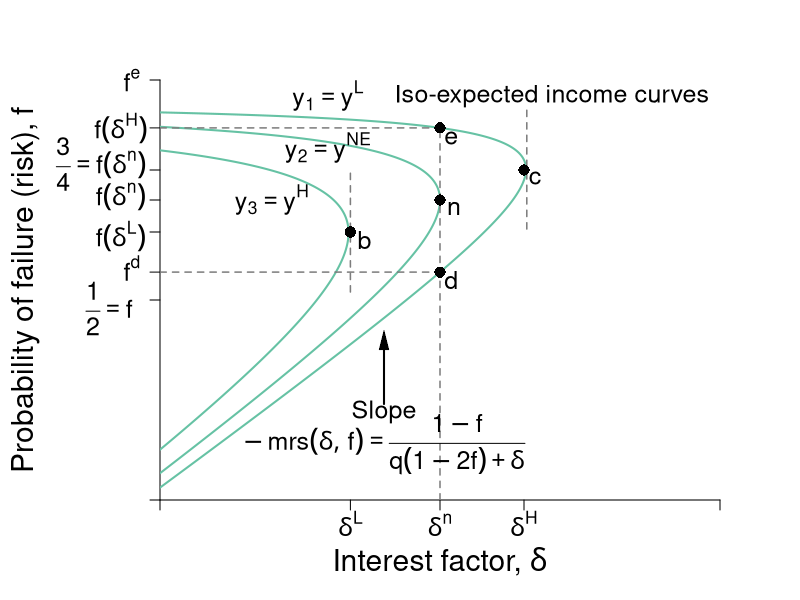

The R script that drew this image:
#Graph Designer: Simon Halliday
#Authors: Bowles, Foley and Halliday
#Title: Coordination, Conflict and Competition: A Text in Microeconomics

library(shape)
pdf(file = "credit/non_contractual_brf_part_a.pdf", width = 8, height = 6)

#Set parameters for graphics
axislabelsize <- 1.8
labelsize <- 1.5
namesize <- 1.8
annotatesize <- 1.5
graphlinewidth <- 2
segmentlinewidth <- 1.5

COL <- c("#7fc97f", "#beaed4", "#fdc086", "#ffff99", "#386cb0", "#f0027f", "#bf5b17", "#666666")
COLA <- c("#e0f3db", "#99d8c9","#66c2a4","#41ae76", "#238b45", "#005824")
COLB <- c("#c6dbef", "#4eb3d3", "#2b8cbe", "#0868ac","#084081")
grays <- gray.colors(25, start = 1, end = 0)

#Edited the margins to cater for the larger LHS labels
par(mar =  c(5, 8, 4, 4))

brfFn <- function(delta, mu = 1) {
  .5 + (delta / (2 * mu)) 
}

isoreturnFn <- function(delta, pi=0.125) {
  1 - (pi)/delta
}


yFn <- function(d1, f1, mu = 1){
  mu*f1*(1 - f1) - d1*(1 - f1)
}

ylow <- function(delta, mu = 1, ybar = 0.03){
  (-sqrt(delta^2 - 2*delta*mu + mu^2 - 4*mu*ybar) + delta + mu)/(2*mu)
}

yhigh <- function(delta, mu = 1, ybar = 0.03){
  (sqrt(delta^2 - 2*delta*mu + mu^2 - 4*mu*ybar) + delta + mu)/(2*mu)
}

xlims <- c(0, 1)
ylims <- c(0, 1.05)

npts <- 501 
d1 <- seq(xlims[1], xlims[2], length.out = npts)
f1 <- seq(ylims[1], ylims[2], length.out = npts) 
a <- c(0.03, 0.0625, 0.11)

plot(0, 0, xlim = xlims, ylim = ylims, type = "n",
     xlab = expression(paste("")),
     ylab = expression(paste("")), 
     xaxt = "n", 
     yaxt = "n", 
     cex.lab = axislabelsize, 
     bty = "n", 
     xaxs="i", 
     yaxs="i"
)


# ticksy <- seq(from = 0, to = ylims[2], by = 0.1)
# ylabels <- seq(from = 0, to = ylims[2], by = 0.1)
# ticksx <- seq(from = 0, to = xlims[2], by = 0.1)
# xlabels <- seq(from = 0, to = xlims[2], by = 0.1)
ticksy <- c(ylims[1], 0.5, ylow(delta = 0.5), brfFn(delta = 0.34), brfFn(delta = 0.5), brfFn(delta = 0.65), yhigh(delta = 0.5), ylims[2])
ylabels <- c(NA, NA, NA, NA,NA,NA, NA, NA)
#ylabels <- c(NA, expression(paste(f == frac(1,2))), expression(paste(f^d)), expression(paste(f*(delta^L) )),  expression(paste(f*(delta^n) == frac(3,4))),expression(paste(f*(delta^H) )), expression(paste(f^e)), NA)
ticksx <- c(xlims[1], 0.34, 0.5, 0.65, xlims[2])
xlabels <- c(NA,  expression(paste(delta^L)), expression(paste(delta^n)), expression(paste(delta^H)), NA)

axis(1, at = ticksx, pos = 0, labels = xlabels, cex.axis = labelsize)
axis(2, at = ticksy, pos = 0, labels = ylabels, las = 1,cex.axis = labelsize)

#ylabels <- c(NA, expression(paste(f == frac(1,2))), expression(paste(f^d)), expression(paste(f*(delta^L) )),  expression(paste(f*(delta^n) == frac(3,4))),expression(paste(f*(delta^H) )), expression(paste(f^e)), NA)
text(-0.0905, 0.48, expression(paste(frac(1,2) == f)), cex = labelsize, xpd =TRUE)
text(-0.05, 0.58, expression(paste(f^d)), cex = labelsize, xpd =TRUE)
text(-0.07, 0.66, expression(paste(f*(delta^L) )), cex = labelsize, xpd =TRUE)
text(-0.07, 0.76, expression(paste(f*(delta^n) )), cex = labelsize, xpd =TRUE)
text(-0.105, 0.84, expression(paste(frac(3,4) == f*(delta^n))), cex = labelsize, xpd =TRUE)
text(-0.07, 0.93, expression(paste(f*(delta^H) )), cex = labelsize, xpd =TRUE)
text(-0.05, 1.05, expression(paste(f^e)), cex = labelsize, xpd =TRUE)

npts <- 503 
xx1 <- seq(xlims[1], xlims[2], length.out = npts)
xx2 <- seq(0, 1, length.out = npts)

#Draw the graphs
#lines(xx1, brfFn(xx1), col = COLA[4], lwd = graphlinewidth)

#Axis labels
mtext(expression(paste("Interest factor, ", delta)), side = 1, line = 3, cex = axislabelsize)
text(-0.24, 0.5*(ylims[2]), expression(paste("Probability of failure (risk), ", f)), xpd = TRUE, cex = axislabelsize, srt = 90) 

#Contour lines
contour(d1, f1,
        outer(d1, f1, yFn),
        drawlabels = FALSE,
        col = COLA[3],
        lwd = graphlinewidth,
        levels = a,
        xaxs="i",
        yaxs="i",
        add = TRUE)

segments(0.5, 0, 0.5, yhigh(delta = 0.5), lty = 2, col = grays[20] , lwd = segmentlinewidth)
segments(0, yhigh(delta = 0.5), 0.5, yhigh(delta = 0.5), lty = 2, col = grays[20] , lwd = segmentlinewidth)
segments(0, ylow(delta = 0.5), 0.5, ylow(delta = 0.5), lty = 2, col = grays[20] , lwd = segmentlinewidth)

segments(0.34, brfFn(delta = 0.34) - 0.15, 0.34, brfFn(delta = 0.34) + 0.15, lty = 2, col = grays[20] , lwd = segmentlinewidth)
segments(0.655, brfFn(delta = 0.655) - 0.15, 0.655, brfFn(delta = 0.655) + 0.15, lty = 2, col = grays[20] , lwd = segmentlinewidth)

#segments(0, brfFn(delta = 0.5), 0.5, brfFn(delta = 0.5), lty = 2, col = "gray" , lwd = segmentlinewidth)

# 
# segments(8, 0, 8,indiffA(x = 8)  , lty = 2, col = "gray" , lwd = segmentlinewidth)
# segments(0, indiffA(x = 8) , 8,indiffA(x = 8)  , lty = 2, col = "gray" , lwd = segmentlinewidth)

text(0.5+ 0.025, brfFn(delta = 0.5) - 0.02, expression(paste(n)), cex = labelsize)
points(0.5, brfFn(delta = 0.5), pch = 16, col = "black", cex = 1.5)
text(0.34+ 0.025, brfFn(delta = 0.34) - 0.02, expression(paste(b)), cex = labelsize)
points(0.34, brfFn(delta = 0.34), pch = 16, col = "black", cex = 1.5)
text(0.65+ 0.02, brfFn(delta = 0.65) - 0.02, expression(paste(c)), cex = labelsize)
points(0.65, brfFn(delta = 0.65), pch = 16, col = "black", cex = 1.5)

text(0.5+ 0.02, ylow(delta = 0.5) - 0.02, expression(paste(d)), cex = labelsize)
points(0.5, ylow(delta = 0.5), pch = 16, col = "black", cex = 1.5)
text(0.5+ 0.02, yhigh(delta = 0.5) - 0.025, expression(paste(e)), cex = labelsize)
points(0.5, yhigh(delta = 0.5), pch = 16, col = "black", cex = 1.5)



text(0.7, 1.01, expression(paste("Iso-expected income curves")), cex = labelsize)
text(0.3, 1.01, expression(paste(y[1] == y^L)), cex = labelsize)
text(0.3, 0.88, expression(paste(y[2] == y^{NE})), cex = labelsize)
text(0.2, 0.75, expression(paste(y[3] == y^H)), cex = labelsize)
text(0.4, 0.22, expression(Slope), cex = labelsize)
text(0.4, 0.14, expression(paste(-mrs(delta, f) == frac(1 - f, q*(1 - 2*f) + delta))), cex = labelsize)
Arrows(0.4, 0.24, 0.4, 0.4, col = "black", lty = 1, lwd = 2, arr.type = "triangle", arr.lwd = 0.5)

#text(0.85, 0.68, expression(paste("A's Best Response")), cex = labelsize, xpd  = TRUE)
#text(0.85, 0.63, expression(paste("function")), cex = labelsize, xpd  = TRUE)
#text(0.86, 0.55, expression(paste("Slope ", phantom() == frac(1, 2*q))), cex = labelsize, xpd  = TRUE)
#Arrows(0.85, 0.73, 0.85, 0.89, col = "black", lty = 1, lwd = 2, arr.type = "triangle", arr.lwd = 0.5)

dev.off()
